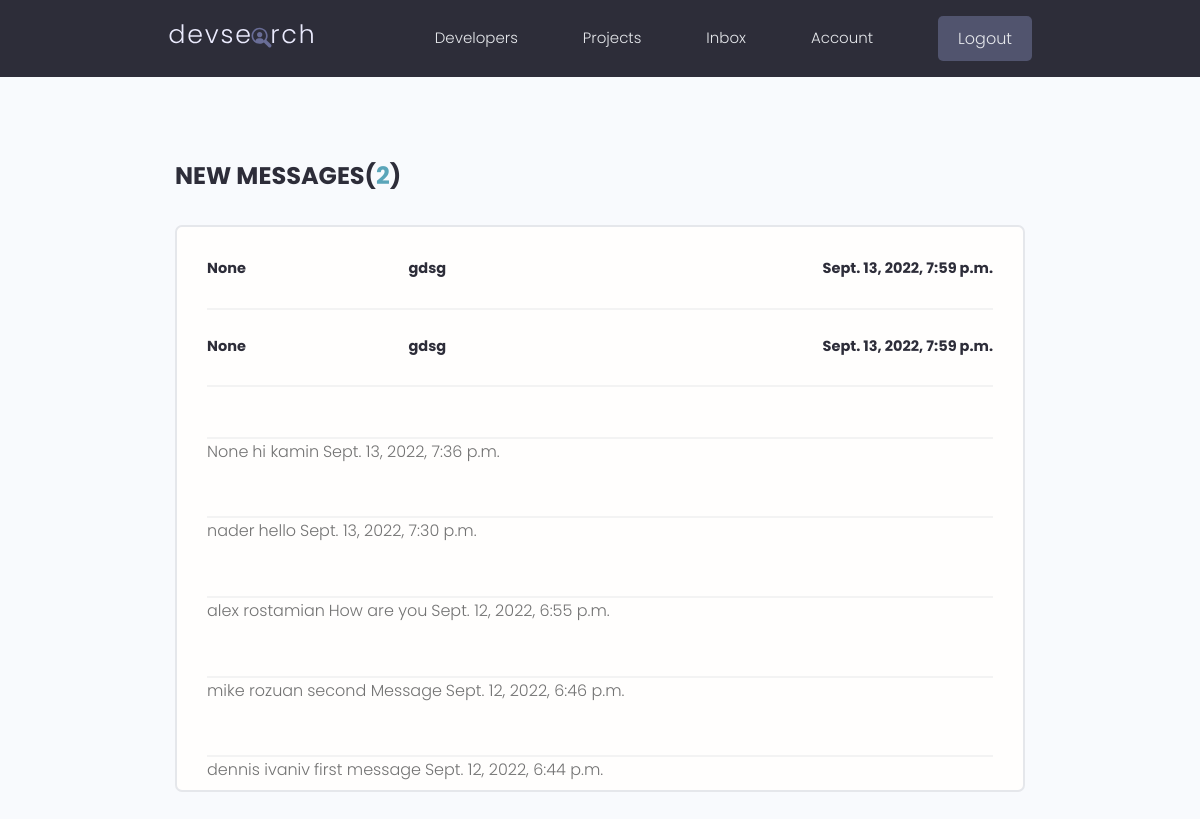
The page /inbox/ (signed in) on the database its author committed.
### users/models.py (models this page shows, shortened)
class Message(models.Model):
    sender=models.ForeignKey(Profiles,on_delete=models.SET_NULL,blank=True,null=True)
    recipient=models.ForeignKey(Profiles,on_delete=models.SET_NULL,blank=True,null=True,
                                 related_name='messages')
    name=models.CharField(max_length=200,null=True,blank=True)
    email=models.EmailField(max_length=200,null=True,blank=True)
    subject=models.CharField(max_length=200,null=True,blank=True)
    body=models.TextField()
    is_read=models.BooleanField(default=False,null=True)
    created=models.DateTimeField(auto_now_add=True,editable=False)
    id=models.UUIDField(default= uuid.uuid4,unique=True,
                            primary_key=True,editable=False)
    class Meta:
        ordering=['is_read', '-created']

### users/views.py (the view)
# urls.py: path('inbox/',views.inbox,name='inbox'),
@login_required(login_url='login')
def inbox(request):
    profile=request.user.profiles
    messageRequest=profile.messages.all()
    un_readCount=messageRequest.filter(is_read=False).count()
    context={'messageRequest':messageRequest,'un_readCount':un_readCount}
    return render(request,'users/inbox.html',context)

### users/templates/users/inbox.html
{% extends 'main.html'%}
{% block content%}
  <main class="inbox my-xl">
    <div class="content-box">
      <h3 class="inbox__title">New Messages(<span>{{un_readCount}}</span>)</h3>
      <ul class="messages">
        {%for message in messageRequest%}
        {%if message.is_read == False%}
        <li class="message message--unread">
        {%else%}
        <li class="message "></li>
        {%endif%}
          <a href="{% url 'message' message.id%}">
            <span class="message__author">{{message.name}}</span>
            <span class="message__subject">{{message.subject}}</span>
            <span class="message__date">{{message.created}}</span>
          </a>
        </li>
        {%endfor%}
      </ul>
    </div>
  </main>
  {%endblock content%}

### static/styles/app.css (style rules this page uses)
:root { --color-sub: #2d2d39; }
.content-box { width: 95%; max-width: 85rem; margin: 0 auto; }
.inbox { height: 90vh; }
.inbox__title, .inbox__title span { font-size: 2.4rem; font-weight: 700; color: var(--color-sub); text-transform: uppercase; text-align: left; margin-bottom: 3rem; }
.inbox__title span { color: var(--color-main); }
.messages { list-style: none; background: var(--color-white); padding: 0.5rem 3rem; border: 2px solid var(--color-light); border-radius: 0.7rem; }
.message { padding: 2.5rem 0; }
.message > a span { font-size: 1.45rem; font-weight: 500; }
.message.message--unread a span { font-weight: 700; color: var(--color-sub); }
.message:not(:last-child) { border-bottom: 2px solid var(--color-white-light); }
.message > a { display: flex; gap: 1rem; }
.message__author, .message__date { flex-basis: 25%; }
.message__subject { flex-basis: 50%; }
.message__date { text-align: right; }

### static/uikit/styles/modules/_variables.css (style rules this page uses)
:root { --color-main: #5aa5b9; --color-main-light: #e6faff; --color-sub: #3f4156; --color-sub-light: #51546e; --color-sub-lighter: #ededfd; --color-text: #737373; --color-gray: #8b8b8b; --color-light: #e5e7eb; --color-light-gray: #767676; --color-bg: #f8fafd; --color-white: #fffefd; --color-white-light: #f3f3f3; --color-success: #359e64; --color-success-bg: #def8e8; --color-error: #fc4b0b; --color-error-bg: #fff2ee; --font-base: 'Poppins', arial, helvetica, 'Segoe UI', roboto, ubuntu, sans-serif; --font-monospace: 'Fira Code', 'Courier New', courier, monospace; --font-regular: 300; --font-medium: 500; --font-bold: 700; --generic-shadow: 1px 1px 5px #00000010; --generic-transition: all 0.3s ease-in-out; }

### static/uikit/styles/modules/_base.css (style rules this page uses)
* { margin: 0; padding: 0; box-sizing: border-box; text-rendering: optimizeLegibility; color: inherit; font-size: inherit; }
html { font-size: 50%; }
@media only screen and (min-width: 480px) { html { font-size: 56.25%; } }
@media only screen and (min-width: 1200px) { html { font-size: 62.5%; } }
body { line-height: 1.6; font-weight: 400; font-size: 1.5rem; color: var(--color-text); background-color: var(--color-bg); min-height: 100vh; }

### static/uikit/styles/modules/_typography.css (style rules this page uses)
* { font-family: var(--font-base); }
h3 { font-size: 3.2rem; font-weight: var(--font-medium); }
p, span, strong { font-size: 1.6rem; color: var(--color-text); font-weight: var(--font-regular); }
a { padding-bottom: 2px; text-decoration: none; display: inline-block; color: var(--color-main); font-weight: var(--font-medium); }

### static/uikit/styles/modules/_utilities.css (style rules this page uses)
.my-xl { margin: 8rem auto; }

### rows shown on the page
Message: name "None", subject "gdsg", created "Sept. 13, 2022, 7:59 p.m."
Message: name "None", subject "gdsg", created "Sept. 13, 2022, 7:59 p.m."
Message: is_read True (drawn), name "None", subject "hi kamin", created "Sept. 13, 2022, 7:36 p.m."
Message: is_read True (drawn), name "nader", subject "hello", created "Sept. 13, 2022, 7:30 p.m."
Message: is_read True (drawn), name "alex rostamian", subject "How are you", created "Sept. 12, 2022, 6:55 p.m."
Message: is_read True (drawn), name "mike rozuan", subject "second Message", created "Sept. 12, 2022, 6:46 p.m."
Message: is_read True (drawn), name "dennis ivaniv", subject "first message", created "Sept. 12, 2022, 6:44 p.m."

### other values the page prints
{{ un_readCount }} "2"
